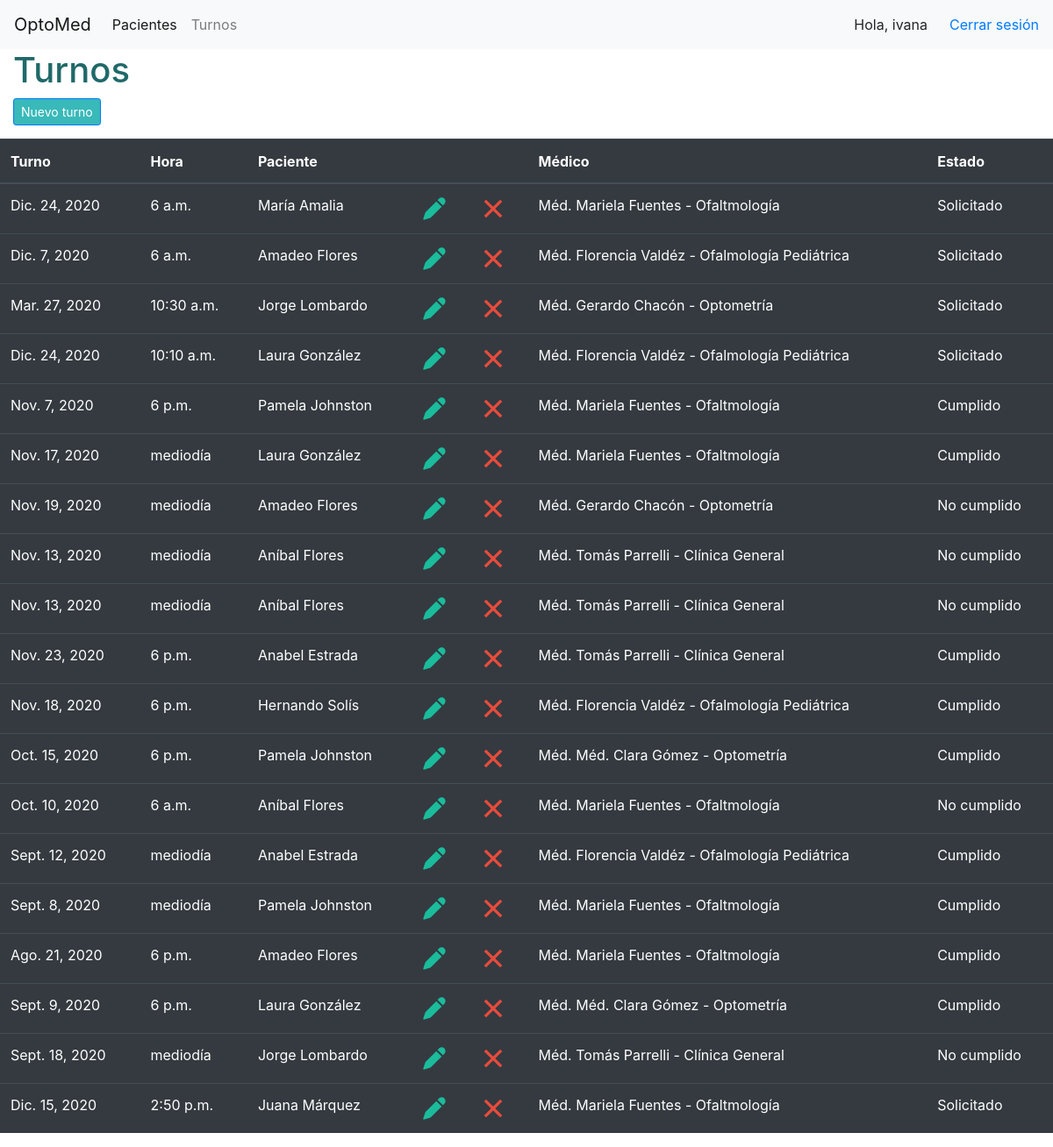
The app's page /turnos/ (signed in), older data.
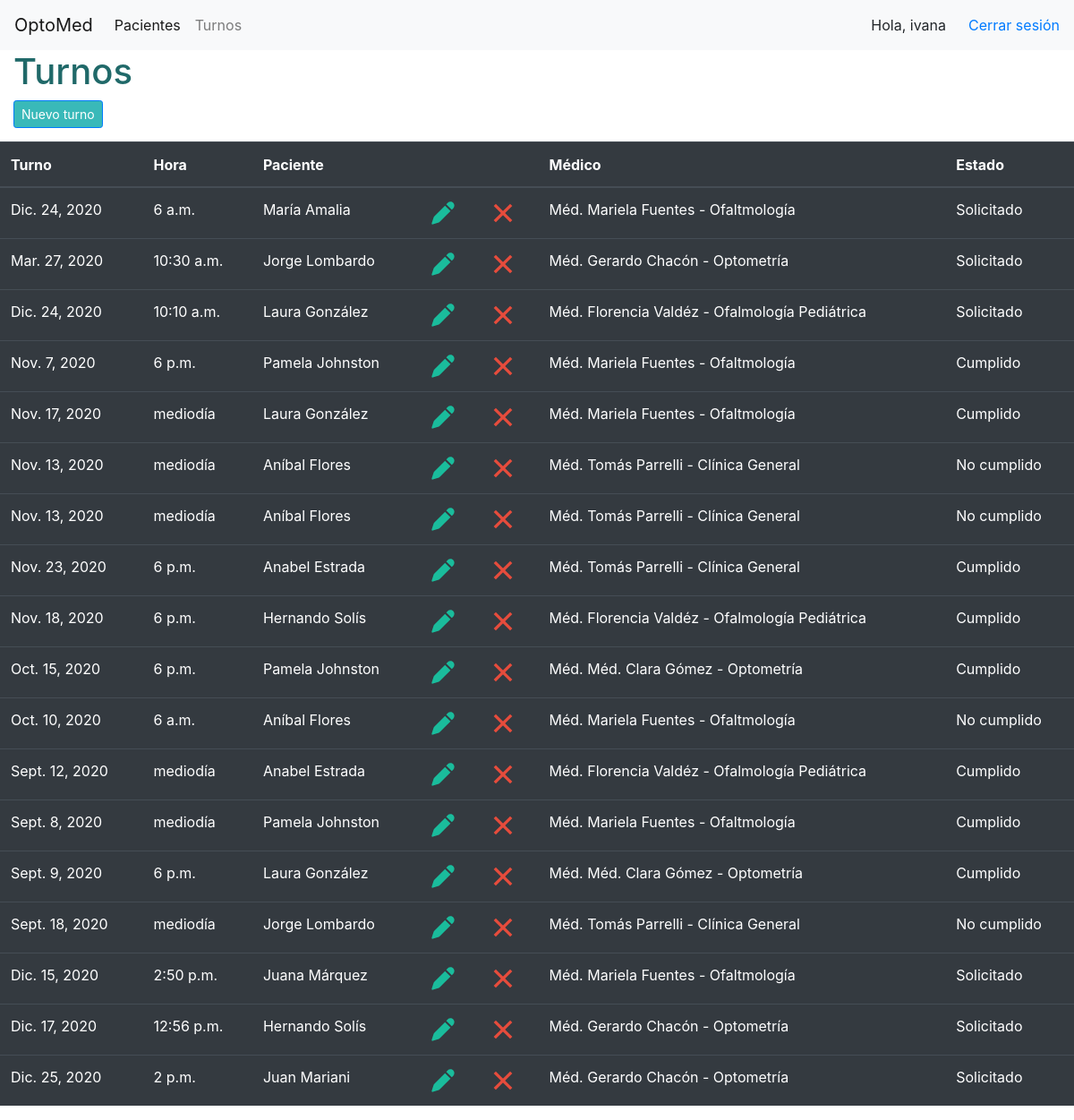
The same page, newer data.
### turnos/models.py (models this page shows, shortened)
class Turno(models.Model):
  ESTADO = (
            ('Solicitado', 'Solicitado'),
            ('Cumplido', 'Cumplido'),
            ('No cumplido', 'No cumplido')
            )
  paciente = models.ForeignKey('pacientes.Paciente', null=True, on_delete=models.CASCADE)
  turno_dia = models.DateField()
  turno_hora = models.TimeField()
  estado_turno = models.CharField(max_length=20, null=True, choices=ESTADO)
  médico = models.ForeignKey('turnos.Medico', null=True, on_delete=models.CASCADE)

class Medico(models.Model):
  nombre = models.CharField(max_length=200, null=True)
  especialidad = models.CharField(max_length=200, null=True)
  fecha_creación = models.DateTimeField(auto_now_add=True, null=True)
  def __str__(self):
    return f'Méd. {self.nombre} - {self.especialidad}'

### pacientes/models.py (models this page shows)
class Paciente(models.Model):
  nombre = models.CharField(max_length=200, null=True)
  teléfono = models.CharField(max_length=200, null=True)
  email = models.CharField(max_length=200, null=True)
  fecha_creación = models.DateTimeField(auto_now_add=True, null=True)
  historial = models.CharField(max_length=1500, null=True)
  def __str__(self):
    return self.nombre

### accounts/decorators.py (the view)
        def wrapper_func(request, *args, **kwargs):
            group = None
            if request.user.groups.exists():
                group = request.user.groups.all()[0].name
            if group in allowed_roles:
                return view_func(request, *args, **kwargs)
            else:
                return HttpResponse('No estas autorizado para ver esta pagina')

### turnos/views.py (called while the page is built)
@login_required(login_url='login')
@allowed_users(allowed_roles=['admin', 'secretaria', 'profmed', 'gerencia'])
def turnos(request):
    return render(request, "turnos/turnos.html", context)

### turnos/templates/turnos/turnos.html (shortened to what this page needs)
{% extends "accounts/layout_main.html" %}
{% block body %}
  {% include "accounts/navbarsecretaria.html" %}
  <h1> Turnos </h1>
<a class="btn btn-primary btn-sm" style="background-color: #39b9b9; margin-left: 15px; margin-bottom: 15px;" href="{% url 'turnos:nuevo_turno' %}">Nuevo turno</a>
<table class="table table-hover table-dark">
  <thead>
    <tr>
      <th scope="col">Turno</th>
      <th scope="col">Hora</th>
      <th scope="col">Paciente</th>
      <th scope="col"></th>
      <th scope="col"></th>
      <th scope="col">Médico</th>
      <th scope="col">Estado</th>
    </tr>
  </thead>
  <tbody>
        {% for turno in turnos %}
          <tr>
          <td scope="row">{{ turno.turno_dia }}</td>
          <td>{{ turno.turno_hora }}</td>
          <td>{{ turno.paciente }}</td>
          <td><a href="{% url 'turnos:actualizar_turno' turno.pk %}" {% include 'turnos/edit.svg' %}</a> </td>
          <td><a href="{% url 'turnos:borrar_turno' turno.pk %}" {% include 'turnos/delete.svg' %}</a> </td>
          <td>{{ turno.médico }}</td>
          <td>{{ turno.estado_turno }}</td>
          </tr>
        {% endfor %}
  </tbody>
</table>
{% endblock %}

### accounts/templates/accounts/layout_main.html (shortened to what this page needs)
{% load static %}
<!DOCTYPE html>
<html lang="es">
<head>
  <link rel="stylesheet" href="{% static 'accounts/main.css' %}">
  <link rel="stylesheet" href="https://cdn.jsdelivr.net/npm/bootstrap@4.5.3/dist/css/bootstrap.min.css">
</head>
<body>
  {% block body %}
  {% endblock %}
</body>
</html>

### accounts/templates/accounts/navbarsecretaria.html (shortened to what this page needs)
{% load static %}
<nav class="navbar navbar-expand-lg navbar-light bg-light">
<a class="navbar-brand" href="#">OptoMed</a>
<div class="collapse navbar-collapse" id="navbarNav">
  <ul class="navbar-nav">
      <li class="nav-item active">
      <a class="nav-link" href="{% url 'accounts:indexsecretaria' %}">Pacientes<span class="sr-only">(current)</span></a>
      </li>
      <li class="nav-item">
          <a class="nav-link" href="{% url 'turnos:turnos' %}">Turnos</a>
      </li>
  </ul>
  </div>
<span  class="hello-msg">Hola, {{request.user}}</span>
<span><a class="hello-msg" href="{% url 'accounts:logout' %}" style="margin-left: 25px;"> Cerrar sesión </a></span>
</nav>

### turnos/templates/turnos/edit.svg (shortened to what this page needs)
<?xml version="1.0" encoding="UTF-8"?>

### turnos/templates/turnos/delete.svg (shortened to what this page needs)
<?xml version="1.0" encoding="UTF-8"?>

### accounts/static/accounts/main.css (style rules this page uses)
body { background-color: #ebeff5; }
body { margin: 0; padding: 0; }
h1 { color: rgb(32, 105, 105); margin: 25px 15px; }
tr { height: 50px; }
.btn-primary { background-color: rgb(32, 105, 105); }

Row changes from the older to the newer data that the page shows:
removed Turno: turno_dia "Dic. 7, 2020", turno_hora "6 a.m.", paciente "Amadeo Flores", médico "Méd. Florencia Valdéz - Ofalmología Pediátrica", estado_turno "Solicitado"
removed Turno: turno_dia "Nov. 19, 2020", turno_hora "mediodía", paciente "Amadeo Flores", médico "Méd. Gerardo Chacón - Optometría", estado_turno "No cumplido"
removed Turno: turno_dia "Ago. 21, 2020", turno_hora "6 p.m.", paciente "Amadeo Flores", médico "Méd. Mariela Fuentes - Ofaltmología", estado_turno "Cumplido"
added Turno: turno_dia "Dic. 17, 2020", turno_hora "12:56 p.m.", paciente "Hernando Solís", médico "Méd. Gerardo Chacón - Optometría", estado_turno "Solicitado"
added Turno: turno_dia "Dic. 25, 2020", turno_hora "2 p.m.", paciente "Juan Mariani", médico "Méd. Gerardo Chacón - Optometría", estado_turno "Solicitado"
